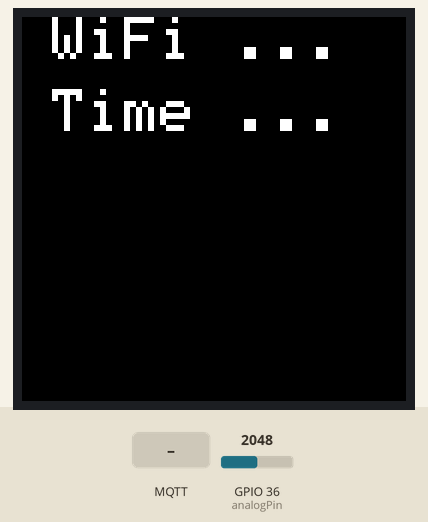
Simulated run of this sketch. Board: ESP32. On the bench: 64×64 colour display. The inputs (shaded band) are chosen by the test bench; at power-on: GPIO 36 (analogPin) = 2048. WiFi joins after 1.5 s; servers stay silent unless stated; the local clock reads 2024-03-15 10:24:30 at power-on unless the sketch sets it; no MQTT or app messages arrive unless stated; what the sketch prints to the serial monitor is not drawn.

Above: at 2.6 s.
At 5.7 s:
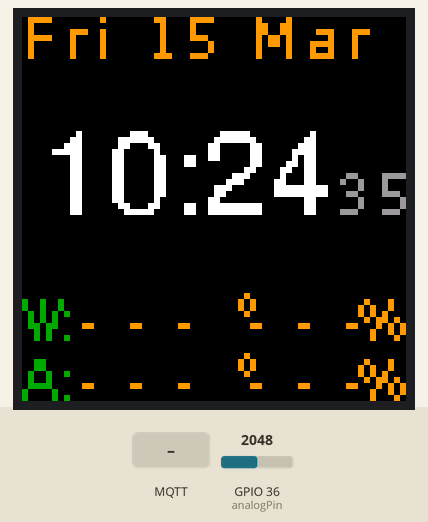
5.8 s: MQTT message "200" arrives on the first subscribed topic
At 7.8 s:
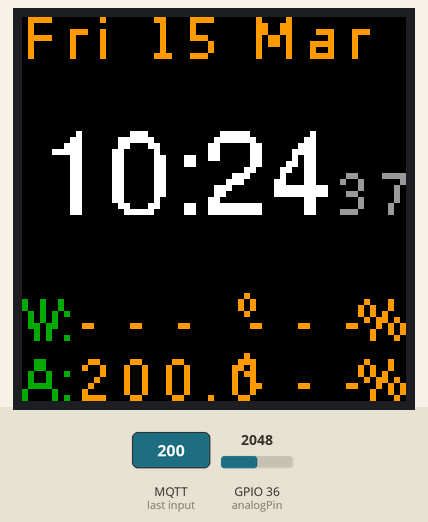
8.8 s: MQTT message "200" arrives on the second subscribed topic
At 9.4 s:
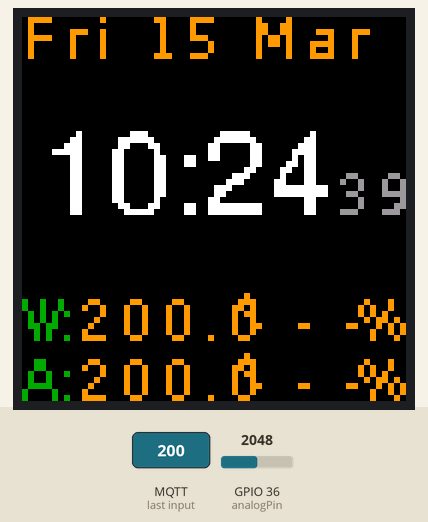
10.6 s: MQTT message "200" arrives on the third subscribed topic
At 12.6 s:
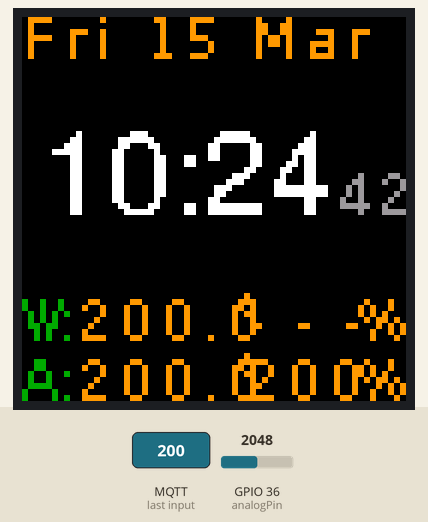
Timing chart, 0 to 14.1 s (numbered marks = the images above; inputs shaded):
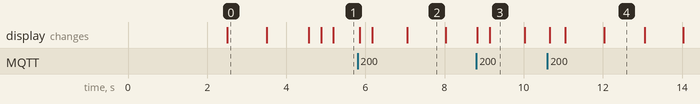

The sketch:

ESP32_RGB_LEDmatrix_Clock.ino
```cpp
#include <Adafruit_GFX.h>    // Core graphics library for custom fonts
#include "FreeSans10pt7b.h"
#include "DejaVuSans9pt7b.h"

#include "time.h"
#include <WiFi.h>
#include <PubSubClient.h>

//forOTA:
#include <Arduino.h>
#include <WiFiClient.h>
#include <WebServer.h>
#include <ESPmDNS.h>
#include <Update.h>
#include "otaweb.h"
#include <HTTPClient.h>
//end OTA

const char* mqtt_server = "172.16.1.91";
const char* mqttUser = "mqtt";
const char* mqttPass = "mqtt";
const char* mqttTopic_At = "home/aussen/temperature";
const char* mqttTopic_It = "home/wohnbereich/temperature";
const char* mqttTopic_Ah = "home/aussen/humidity";
const char* mqttTopic_Ih = "home/wohnbereich/humidity";
const char* host = "ledclock-kueche"; //network hostname, also MQTT client ID
const char * ssid="Things";
const char * wifipw="S3cr3tkey";
const int analogPin  = 36; //pin where the LDR for brightness control is connected to
const int windowSize  = 1000; //brightness average over numReadings count

int ResetCounter =0;
bool It_msgArrived = false;
bool At_msgArrived = false;
bool Ih_msgArrived = false;
bool Ah_msgArrived = false;
int readIndex  = 0;
long total  = 0;
int readings [windowSize];

char At_message[10]; //buffer for outside temperature
char It_message[10]; //buffer for inside temperature
char Ah_message[10]; //buffer for outside humidity
char Ih_message[10]; //buffer for inside humidity
char title_message[21]; //buffer for echo speaker nowPlaying text. plus 1 for string terminator

#include <ESP32-HUB75-MatrixPanel-I2S-DMA.h>
#define R1 5
#define G1 17
#define BL1 18
#define R2 19
#define G2 16
#define BL2 25
#define CH_A 26
#define CH_B 4
#define CH_C 27
#define CH_D 2
#define CH_E 32 //-1  assign to any available pin if using two panels or 64x64 panels with 1/32 scan i.e. "32"
#define CLK 14
#define LAT 15
#define OE 13

#define PANEL_RES_X 64      // Number of pixels wide of each INDIVIDUAL panel module.
#define PANEL_RES_Y 64     // Number of pixels tall of each INDIVIDUAL panel module.
#define PANEL_CHAIN 1      // Total number of panels chained one to another

//MatrixPanel_I2S_DMA dma_display;
MatrixPanel_I2S_DMA *dma_display = nullptr;

uint16_t myBLACK = dma_display->color565(0, 0, 0);
uint16_t myWHITE = dma_display->color565(255, 255, 255);
uint16_t myRED = dma_display->color565(255, 0, 0);
uint16_t myGREEN = dma_display->color565(0, 255, 0);
uint16_t myBLUE = dma_display->color565(0, 0, 255);

int analogVal  = 0;
int analogAvg = 0;
int mappedAvg = 100; //start brightness of display
//Begin OTA
char bu[100];
String msg;
String GET_Request(const char* server) {
  HTTPClient http;
  http.begin(server);
  int httpResponseCode = http.GET();
  String payload = "{}";
  if (httpResponseCode==200) {
    payload = http.getString();
  }
  else {
    Serial.print("Error code: ");
    Serial.println(httpResponseCode);
    msg=httpResponseCode;
    msg+="!!";
    msg.toCharArray(bu,100);
  }
  http.end();
  return payload;
}
//End OTA

long smooth(long val) { /* function smooth */
  long average;
  total = total - readings[readIndex];
  readings[readIndex] = val;
  total = total + readings[readIndex];
  readIndex = readIndex + 1;
  if (readIndex >= windowSize) {
    readIndex = 0;
  }
  average = total / windowSize;
  return average;
}
void drawText()
{
  //workaround for custom fonts:
  dma_display->fillScreen(dma_display->color444(0, 0, 0)); //custom fonts does'nt use the second color
  //date
  dma_display->setTextSize(1);     // size 1 == 8 pixels high
  dma_display->setTextWrap(false); // Don't wrap at end of line - will do ourselves
  dma_display->setTextColor(dma_display->color444(15,9,0),dma_display->color444(0,0,0)); // orange,schwarz
  dma_display->setFont(&DejaVuSans9pt7b);
  dma_display->setCursor(0, 7);    // start at bottom left, with 2 pixel of spacing
//  dma_display->setCursor(2, 0);    // start at top left, with 2 pixel of spacing
  struct tm timeinfo;
  char dateStringBuff[11]; //11 chars should be enough
  char lumin[7];
  if(!getLocalTime(&timeinfo))
  {
    Serial.println("Failed to obtain time");
    sprintf(dateStringBuff, "- - -");
   //return;
  }
  else{strftime(dateStringBuff, sizeof(dateStringBuff), "%a %d %b", &timeinfo);}
  dma_display->println(dateStringBuff);

  //int delta = 14;
  int delta = 24;
  //###################################################
  //Time (Hour/Minute)
  //###################################################
  dma_display->setFont(&FreeSans10pt7b);
  dma_display->setTextColor(dma_display->color444(15,15,15),dma_display->color444(0,0,0));
  dma_display->setCursor(3, 8+delta);    // start at top left, with 8 pixel of spacing
  //Serial.println(&timeinfo, "%A, %B %d %Y %H:%M:%S");
  char timeStringBuff[9];
  strftime(timeStringBuff, sizeof(timeStringBuff), "%H:%M", &timeinfo);
  dma_display->println(timeStringBuff);
  dma_display->setTextSize(1);     // size 1 == 8 pixels high
  //###################################################
  //Seconds:
  //###################################################
  dma_display->setFont(&DejaVuSans9pt7b);
  dma_display->setTextColor(dma_display->color444(9,9,9),dma_display->color444(0,0,0));
  dma_display->setCursor(52, 9+delta);    // start at top left, with 8 pixel of spacing
  char secStringBuff[3]; //3 chars should be enough
  strftime(secStringBuff, sizeof(secStringBuff), "%S", &timeinfo);
  dma_display->println(secStringBuff);
  dma_display->setFont();
  //###################################################
  //Temperature and Humidity inside (second last line)
  //###################################################
  //delta = 8;
  delta = 30;
  dma_display->setFont(&DejaVuSans9pt7b);
  dma_display->setTextColor(dma_display->color444(0,40,0)); // grün etwas dunkler
  dma_display->setCursor(0, 24+delta);    // start at top left, with 8 pixel of spacing
  String aString("W");
  dma_display->print(aString);
  aString = ":";
  dma_display->setCursor(5, 24+delta);
  dma_display->print(aString);
  dma_display->setTextColor(dma_display->color444(15,9,0),dma_display->color444(0,0,0)); // orange,schwarz
  char bufTIt [10];
  //convert char buffer to float, round to one decimal and convert back to char buffer
  if(!It_msgArrived)
  {
    //no MQTT connection
    sprintf(bufTIt, "- - -");
  }
  else{dtostrf (atof(It_message), 3, 1, bufTIt);}
  dma_display->setCursor(9, 24+delta);
  dma_display->print(bufTIt);
  dma_display->setCursor(36, 24+delta);
  aString = "°";
  dma_display->print(aString);
  dma_display->setCursor(35, 24+delta);
  dma_display->setTextColor(dma_display->color444(0,40,0)); // grün etwas dunkler
  dma_display->setCursor(38, 24+delta);
  dma_display->setTextColor(dma_display->color444(15,9,0),dma_display->color444(0,0,0)); // orange,schwarz
  char bufTIh [10];
  //convert char buffer to float, round to one decimal and convert back to char buffer
  if(!Ih_msgArrived)
  {
    //no MQTT connection
    sprintf(bufTIh, "- - -");
  }
  else{dtostrf (atof(Ih_message), 3, 0, bufTIh);}
  dma_display->setCursor(37, 24+delta);
  dma_display->print(bufTIh);
  dma_display->setCursor(56, 24+delta);
  aString = "%";
  dma_display->print(aString);
  dma_display->setFont();

  //###################################################
  //Temperature and Humidity outside (last line)
  //###################################################
  //delta = 8;
  delta = 40;
  dma_display->setFont(&DejaVuSans9pt7b);
  dma_display->setTextColor(dma_display->color444(0,40,0)); // grün etwas dunkler
  dma_display->setCursor(0, 24+delta);    // start at top left, with 8 pixel of spacing
  aString = "A";
  dma_display->print(aString);
  aString = ":";
  dma_display->setCursor(5, 24+delta);
  dma_display->print(aString);
  dma_display->setTextColor(dma_display->color444(15,9,0),dma_display->color444(0,0,0)); // orange,schwarz
  char bufTAt [10];
  //convert char buffer to float, round to one decimal and convert back to char buffer
  if(!At_msgArrived)
  {
    //no MQTT connection
    sprintf(bufTAt, "- - -");
  }
  else{dtostrf (atof(At_message), 3, 1, bufTAt);}
  dma_display->setCursor(9, 24+delta);
  dma_display->print(bufTAt);
  dma_display->setCursor(36, 24+delta);
  aString = "°";
  dma_display->print(aString);
  dma_display->setCursor(35, 24+delta);
  dma_display->setTextColor(dma_display->color444(0,40,0)); // grün etwas dunkler
  dma_display->setCursor(38, 24+delta);
  dma_display->setTextColor(dma_display->color444(15,9,0),dma_display->color444(0,0,0)); // orange,schwarz
  char bufTAh [10];
  //convert char buffer to float, round to one decimal and convert back to char buffer
  if(!Ah_msgArrived)
  {
    //no MQTT connection
    sprintf(bufTAh, "- - -");
  }
  else{dtostrf (atof(Ah_message), 3, 0, bufTAh);}
  dma_display->setCursor(37, 24+delta);
  dma_display->print(bufTAh);
  dma_display->setCursor(56, 24+delta);
  aString = "%";
  dma_display->print(aString);
  dma_display->setFont();
  //show ambient light value (for debug):
  //dma_display->setCursor(0, 48);
  //itoa(analogAvg, lumin, 10);
  //dma_display->println(lumin);
  //dma_display->setCursor(40, 48);
  //itoa(mappedAvg, lumin, 10);
  //dma_display->println(lumin);
}

void setTimezone(String timezone){
  Serial.printf("  Setting Timezone to %s\n",timezone.c_str());
  setenv("TZ",timezone.c_str(),1);  //  Now adjust the TZ.  Clock settings are adjusted to show the new local time
  tzset();
}

void initTime(String timezone){
  struct tm timeinfo;
  Serial.println("Setting up time");
  configTime(0, 0, "pool.ntp.org");    // First connect to NTP server, with 0 TZ offset
  while(!getLocalTime(&timeinfo)){
    Serial.println("  Failed to obtain time");
    //return;
    delay(60000);
  }
  Serial.println("  Got the time from NTP");
  // Now we can set the real timezone
  setTimezone(timezone);
}

void printLocalTime(){
  struct tm timeinfo;
  if(!getLocalTime(&timeinfo)){
    Serial.println("Failed to obtain time 1");
    return;
  }
  Serial.println(&timeinfo, "%A, %B %d %Y %H:%M:%S");
}

void  startWifi(){
  WiFi.setHostname(host);
  WiFi.begin(ssid, wifipw);
  Serial.println("Connecting Wifi");
  while (WiFi.status() != WL_CONNECTED) {
    Serial.print(".");
    delay(500);
  }
  Serial.print("Wifi RSSI=");
  Serial.println(WiFi.RSSI());
  Serial.print("Wifi IP=");
  Serial.println(WiFi.localIP());
}

void setTime(int yr, int month, int mday, int hr, int minute, int sec, int isDst){
  struct tm tm;
  tm.tm_year = yr - 1900;   // Set date
  tm.tm_mon = month-1;
  tm.tm_mday = mday;
  tm.tm_hour = hr;      // Set time
  tm.tm_min = minute;
  tm.tm_sec = sec;
  tm.tm_isdst = isDst;  // 1 or 0
  time_t t = mktime(&tm);
  Serial.printf("Setting time: %s", asctime(&tm));
  struct timeval now = { .tv_sec = t };
  settimeofday(&now, NULL);
}

void callback(char* topic, byte* payload, unsigned int length) {
  Serial.print("Message arrived [");
  Serial.print(topic);
  if (strcmp(topic,mqttTopic_At)==0){
    At_msgArrived = true;
    Serial.print("]\n ");
    int i=0;
    for (i;i<length;i++) {
      //Serial.print((char)payload[i]);
      At_message[i]=char(payload[i]);
    }
    At_message[i]='\0';
  }
  if (strcmp(topic,mqttTopic_It)==0) {
    It_msgArrived = true;
    Serial.print("]\n ");
    int i=0;
    for (i;i<length;i++) {
      //Serial.print((char)payload[i]);
      It_message[i]=char(payload[i]);
    }
    It_message[i]='\0';
  }
  if (strcmp(topic,mqttTopic_Ah)==0){
    Ah_msgArrived = true;
    Serial.print("]\n ");
    int i=0;
    for (i;i<length;i++) {
      //Serial.print((char)payload[i]);
      Ah_message[i]=char(payload[i]);
    }
    Ah_message[i]='\0';
  }
  if (strcmp(topic,mqttTopic_Ih)==0) {
    Ih_msgArrived = true;
    Serial.print("]\n ");
    int i=0;
    for (i;i<length;i++) {
      //Serial.print((char)payload[i]);
      Ih_message[i]=char(payload[i]);
    }
    Ih_message[i]='\0';
  }
}
WiFiClient espClient;
PubSubClient mqttClient(espClient);

void reconnect() {
  // Loop until we're reconnected
  while (!mqttClient.connected()) {
    WiFi.begin(ssid, wifipw);
    Serial.print("Attempting MQTT connection...");
    // Attempt to connect
    delay(100);
    //if (mqttClient.connect(clientId.c_str()))  {
    if (mqttClient.connect(host,mqttUser,mqttPass))  {
      Serial.println("connected");
      // Once connected, publish an announcement...
      // ... and resubscribe

      mqttClient.subscribe(mqttTopic_At);
      mqttClient.subscribe(mqttTopic_It);
      mqttClient.subscribe(mqttTopic_Ah);
      mqttClient.subscribe(mqttTopic_Ih);
    } else {

        ResetCounter++;
        Serial.println("failed");
        Serial.print("MQTT state: ");
        Serial.println(mqttClient.state());
        Serial.println(" try again in 5 seconds");

        Serial.println(ResetCounter);
        drawText();
        if (ResetCounter >=5)
        {
            mqttClient.disconnect();
            startWifi();
            mqttClient.setServer(mqtt_server, 1883);
            mqttClient.setCallback(callback);
            if (mqttClient.connect(host,mqttUser,mqttPass)) {
              // connection succeeded
              Serial.println("Connected ");
              boolean ra= mqttClient.subscribe(mqttTopic_At);
              boolean rb= mqttClient.subscribe(mqttTopic_It);
              boolean rc= mqttClient.subscribe(mqttTopic_Ah);
              boolean rd= mqttClient.subscribe(mqttTopic_Ih);
              Serial.println("subscribe ");
              if(ra)Serial.println(mqttTopic_At);
              if(rb)Serial.println(mqttTopic_It);
              if(rc)Serial.println(mqttTopic_Ah);
              if(rd)Serial.println(mqttTopic_Ih);
              Serial.print("MQTT state: ");
              Serial.println(mqttClient.state());

            }
            /*else {
              ESP.restart();
            }
            */
            ResetCounter =0;
        }

        // Wait 5 seconds before retrying
        delay(1000);
        drawText();
        delay(1000);
        drawText();
        delay(1000);
        drawText();
        delay(1000);
        drawText();
        delay(1000);
        drawText();
      }
   }
}


void setup() {
  HUB75_I2S_CFG::i2s_pins _pins={R1, G1, BL1, R2, G2, BL2, CH_A, CH_B, CH_C, CH_D, CH_E, LAT, OE, CLK};
  HUB75_I2S_CFG mxconfig(
                          PANEL_RES_X,   // width
                          PANEL_RES_Y,   // height
                          PANEL_CHAIN,   // chain length
                       _pins   // pin mapping

  );
  //mxconfig.gpio.e = 32; // Assign a pin if you have a 64x64 panel
  // Display Setup
  dma_display = new MatrixPanel_I2S_DMA(mxconfig);
  dma_display->begin();
  dma_display->clearScreen();
  dma_display->setBrightness8(30); //0-255
  // fill the screen with 'black'
  dma_display->fillScreen(dma_display->color444(0, 0, 0));
  //drawText(0);
  Serial.begin(115200);
  Serial.setDebugOutput(true);
  dma_display->setTextColor(dma_display->color444(15,15,15),dma_display->color444(0,0,0)); // weiss,schwarz
  dma_display->setCursor(5, 0);
  String wString("WiFi ...");
  dma_display->print(wString);
  startWifi();
  delay(1000);
  dma_display->setCursor(5, 12);
  String tString("Time ...");
  dma_display->print(tString);
  initTime("CET-1CEST,M3.5.0,M10.5.0/3");   // Set for Europe/Berlin
  printLocalTime();
  delay(1000);
  dma_display->setCursor(5, 24);
  String mString("MQTT ...");
  dma_display->print(mString);
  delay(1000);
  mqttClient.setServer(mqtt_server, 1883);
  mqttClient.setCallback(callback);
  if (mqttClient.connect(host,mqttUser,mqttPass)) {
    // connection succeeded
    Serial.println("Connected ");
    boolean ra= mqttClient.subscribe(mqttTopic_At);
    boolean rb= mqttClient.subscribe(mqttTopic_It);
    boolean rc= mqttClient.subscribe(mqttTopic_Ah);
    boolean rd= mqttClient.subscribe(mqttTopic_Ih);
    Serial.println("subscribe ");
    if(ra)Serial.println(mqttTopic_At);
    if(rb)Serial.println(mqttTopic_It);
    if(rc)Serial.println(mqttTopic_Ah);
    if(rd)Serial.println(mqttTopic_Ih);
  }
  else {
    // connection failed
    // mqttClient.state() will provide more information
    // on why it failed.
    Serial.println("Connection failed ");
  }
  dma_display->fillScreen(dma_display->color444(0, 0, 0)); //clearscreen
  //light sensor (LDR) init
  pinMode(analogPin, INPUT);
  //beginOTA
  Serial.printf("beginOTA setup\n");
  /*use mdns for host name resolution*/
    if (!MDNS.begin(host)) { //http://host.local
      Serial.println("Error setting up MDNS responder!");
      while (1) {
        delay(1000);
      }
    }
    Serial.println("mDNS responder started");
    /*return index page which is stored in serverIndex */
    server.on("/", HTTP_GET, []() {
      server.sendHeader("Connection", "close");
      server.send(200, "text/html", loginIndex);
    });
    server.on("/serverIndex", HTTP_GET, []() {
      server.sendHeader("Connection", "close");
      server.send(200, "text/html", serverIndex);
    });
    /*handling uploading firmware file */
    server.on("/update", HTTP_POST, []() {
      server.sendHeader("Connection", "close");
      server.send(200, "text/plain", (Update.hasError()) ? "FAIL" : "OK");
      ESP.restart();
    }, []() {
      HTTPUpload& upload = server.upload();
      if (upload.status == UPLOAD_FILE_START) {
        Serial.printf("Update: %s\n", upload.filename.c_str());
        if (!Update.begin(UPDATE_SIZE_UNKNOWN)) { //start with max available size
          Update.printError(Serial);
        }
      } else if (upload.status == UPLOAD_FILE_WRITE) {
        /* flashing firmware to ESP*/
        if (Update.write(upload.buf, upload.currentSize) != upload.currentSize) {
          Update.printError(Serial);
        }
      } else if (upload.status == UPLOAD_FILE_END) {
        if (Update.end(true)) { //true to set the size to the current progress
          Serial.printf("Update Success: %u\nRebooting...\n", upload.totalSize);
        } else {
          Update.printError(Serial);
        }
      }
    });
    server.begin();
    Serial.printf("starting OTA web server\n");
    //endOTA
}


void loop() {

  //begin OTA
  server.handleClient();
  delay(1);
  //end OTA

  mqttClient.loop();
  analogAvg = smooth(analogRead(analogPin));
  mappedAvg = map(analogAvg,4095,1100,20,200);

  dma_display->setBrightness8(mappedAvg); //0-255
  //display routine
  if (!mqttClient.connected()) {
    At_msgArrived = false;
    It_msgArrived = false;
    Ah_msgArrived = false;
    Ih_msgArrived = false;
    drawText();
    Serial.print("MQTT state: ");
    Serial.println(mqttClient.state());
    reconnect();
  }
  drawText();
  delay(20);


}
```

Source omitted: aVuSans9pt7b.h (data table, 11084 bytes), eeSans10pt7b.h (data table, 13694 bytes), otaweb.h (2174 bytes)

Measured:
- after the input at 5.8 s, the display: first changes after 0.06 s (image 2 shows a later state)
- what the display in image 0 shows lasts 1.0 s, from 2.5 s to 3.5 s
- what the display in image 3 shows lasts 0.9 s, from 9.1 s to 10.0 s
